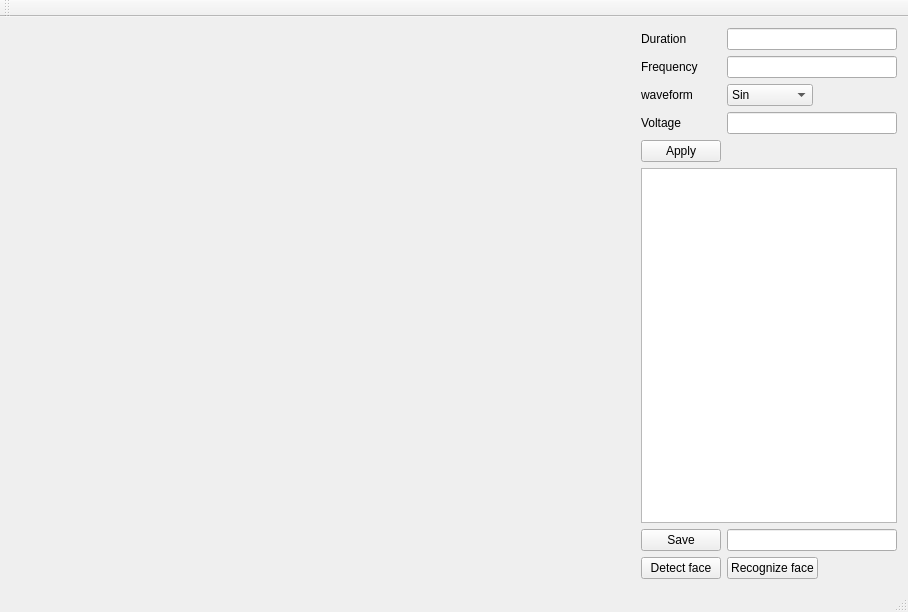
<?xml version="1.0" encoding="UTF-8"?>
<ui version="4.0">
 <class>MainWindow</class>
 <widget class="QMainWindow" name="MainWindow">
  <property name="geometry">
   <rect>
    <x>0</x>
    <y>0</y>
    <width>908</width>
    <height>612</height>
   </rect>
  </property>
  <property name="windowTitle">
   <string>MainWindow</string>
  </property>
  <widget class="QWidget" name="centralWidget">
   <layout class="QVBoxLayout" name="verticalLayout_3">
    <item>
     <layout class="QHBoxLayout" name="horizontalLayout" stretch="1,0">
      <item>
       <layout class="QVBoxLayout" name="verticalLayout_2" stretch="0">
        <item>
         <widget class="QCustomPlot" name="widget" native="true">
          <property name="sizePolicy">
           <sizepolicy hsizetype="Expanding" vsizetype="Preferred">
            <horstretch>0</horstretch>
            <verstretch>0</verstretch>
           </sizepolicy>
          </property>
          <property name="minimumSize">
           <size>
            <width>0</width>
            <height>0</height>
           </size>
          </property>
         </widget>
        </item>
       </layout>
      </item>
      <item>
       <layout class="QVBoxLayout" name="verticalLayout">
        <property name="sizeConstraint">
         <enum>QLayout::SetDefaultConstraint</enum>
        </property>
        <property name="leftMargin">
         <number>0</number>
        </property>
        <item>
         <layout class="QFormLayout" name="formLayout">
          <property name="sizeConstraint">
           <enum>QLayout::SetMinimumSize</enum>
          </property>
          <property name="fieldGrowthPolicy">
           <enum>QFormLayout::ExpandingFieldsGrow</enum>
          </property>
          <item row="0" column="0">
           <widget class="QLabel" name="label">
            <property name="text">
             <string>Duration</string>
            </property>
           </widget>
          </item>
          <item row="0" column="1">
           <widget class="QLineEdit" name="durationlineEdit"/>
          </item>
          <item row="1" column="0">
           <widget class="QLabel" name="frequencylabel">
            <property name="text">
             <string>Frequency</string>
            </property>
           </widget>
          </item>
          <item row="1" column="1">
           <widget class="QLineEdit" name="frequencylineEdit"/>
          </item>
          <item row="2" column="0">
           <widget class="QLabel" name="label_2">
            <property name="text">
             <string>waveform</string>
            </property>
           </widget>
          </item>
          <item row="2" column="1">
           <widget class="QComboBox" name="wavecomboBox">
            <item>
             <property name="text">
              <string>Sin</string>
             </property>
            </item>
            <item>
             <property name="text">
              <string>Cos</string>
             </property>
            </item>
            <item>
             <property name="text">
              <string>Triangular</string>
             </property>
            </item>
            <item>
             <property name="text">
              <string>Square</string>
             </property>
            </item>
            <item>
             <property name="text">
              <string>Ramp</string>
             </property>
            </item>
           </widget>
          </item>
          <item row="3" column="0">
           <widget class="QLabel" name="voltagelabel">
            <property name="text">
             <string>Voltage</string>
            </property>
           </widget>
          </item>
          <item row="3" column="1">
           <widget class="QLineEdit" name="voltagelineEdit"/>
          </item>
          <item row="4" column="0">
           <widget class="QPushButton" name="applypushButton">
            <property name="text">
             <string>Apply</string>
            </property>
           </widget>
          </item>
          <item row="6" column="0">
           <widget class="QPushButton" name="SaveFacePB">
            <property name="text">
             <string>Save</string>
            </property>
           </widget>
          </item>
          <item row="6" column="1">
           <widget class="QLineEdit" name="FaceNameLE"/>
          </item>
          <item row="7" column="0">
           <widget class="QPushButton" name="DetectFacePB">
            <property name="text">
             <string>Detect face</string>
            </property>
           </widget>
          </item>
          <item row="7" column="1">
           <widget class="QPushButton" name="RecognizeFacePB">
            <property name="text">
             <string>Recognize face</string>
            </property>
           </widget>
          </item>
          <item row="5" column="0" colspan="2">
           <widget class="QGraphicsView" name="FaceGV"/>
          </item>
         </layout>
        </item>
       </layout>
      </item>
     </layout>
    </item>
   </layout>
  </widget>
  <widget class="QMenuBar" name="menuBar">
   <property name="geometry">
    <rect>
     <x>0</x>
     <y>0</y>
     <width>908</width>
     <height>20</height>
    </rect>
   </property>
  </widget>
  <widget class="QToolBar" name="mainToolBar">
   <attribute name="toolBarArea">
    <enum>TopToolBarArea</enum>
   </attribute>
   <attribute name="toolBarBreak">
    <bool>false</bool>
   </attribute>
  </widget>
  <widget class="QStatusBar" name="statusBar"/>
 </widget>
 <layoutdefault spacing="6" margin="11"/>
 <customwidgets>
  <customwidget>
   <class>QCustomPlot</class>
   <extends>QWidget</extends>
   <header>qcustomplot.h</header>
   <container>1</container>
  </customwidget>
 </customwidgets>
 <resources/>
 <connections/>
</ui>
